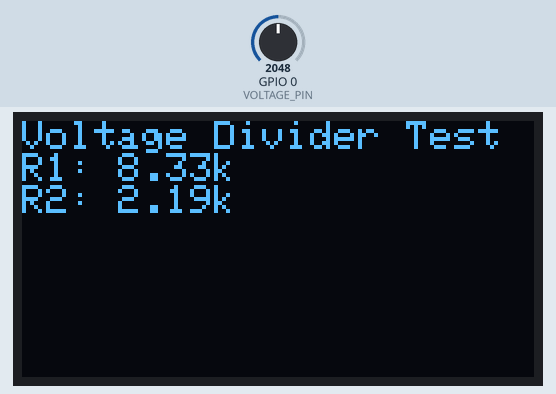
The sketch below on a simulated ESP32-C3. Parts: 128×64 one-colour display. The inputs (shaded band) are chosen by the test bench; at power-on: GPIO 0 (VOLTAGE_PIN) = 2048. What the sketch prints to the serial monitor is not drawn.

Above: at 1.1 s.
At 4.2 s:
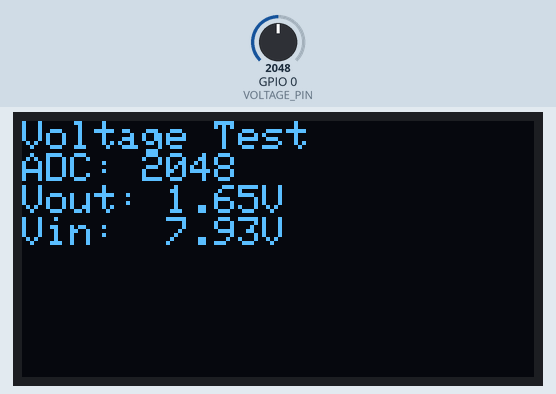
4.3 s: GPIO 0 (VOLTAGE_PIN) set to 2866
At 6.3 s:
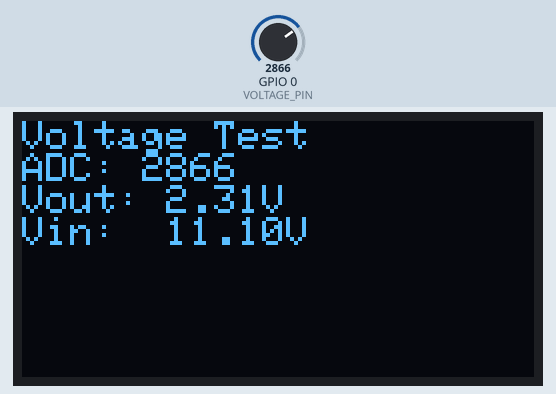
6.6 s: GPIO 0 (VOLTAGE_PIN) set to 3603
At 7.6 s:
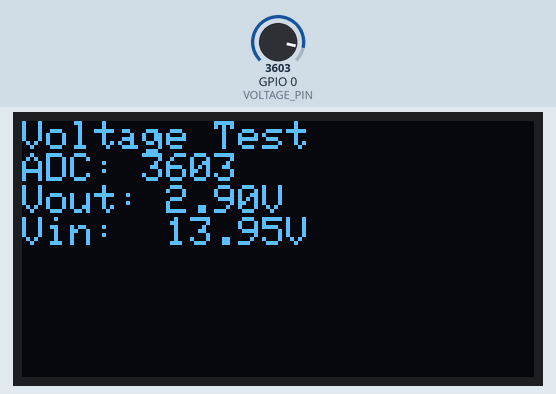
8.6 s: GPIO 0 (VOLTAGE_PIN) set to 4095
At 9.8 s:
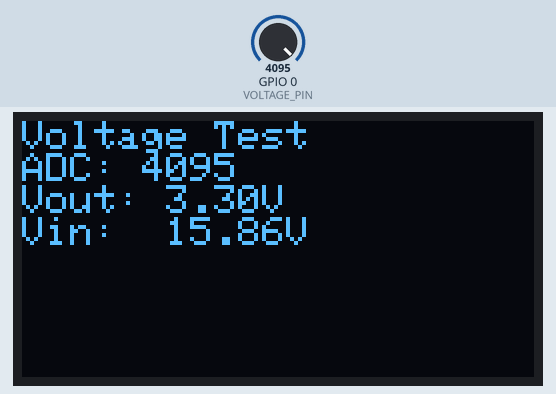
Timing chart, 0 to 11.6 s (numbered marks = the images above; inputs shaded):
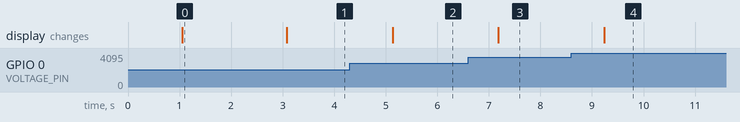

The sketch:

voltage_divider_test.ino
```cpp
// MOVE FILE: This file should be moved to 'MAIN_ESP32C3/Project reload/main_controller/voltage_divider_test/voltage_divider_test.ino' for independent compilation.
// Voltage Divider Test for ESP32C3
// Measures voltage using a voltage divider on pin 0
// Adjust R1 and R2 as per your circuit

#define VOLTAGE_PIN 0  // ADC2: Pin 0 (adjust as needed)

// Voltage divider resistor values (in ohms)
const float R1 = 8332.0; // Top resistor (8.332k)
const float R2 = 2190.0; // Bottom resistor (2.19k)

// ESP32 ADC properties
const float ADC_MAX = 4095.0; // 12-bit ADC
const float VREF = 3.3;       // Reference voltage (V)

#include <Wire.h>
#include <Adafruit_GFX.h>
#include <Adafruit_SSD1306.h>

#define SCREEN_WIDTH 128
#define SCREEN_HEIGHT 64
Adafruit_SSD1306 display(SCREEN_WIDTH, SCREEN_HEIGHT, &Wire, -1);

void setup() {
  Serial.begin(115200);
  delay(1000);
  Serial.println("Voltage Divider Test");
  Serial.print("R1: "); Serial.print(R1 / 1000.0, 3); Serial.println(" kOhm");
  Serial.print("R2: "); Serial.print(R2 / 1000.0, 3); Serial.println(" kOhm");

  Wire.begin(3, 2); // SDA=3, SCL=2 as in your main_controller.ino
  display.begin(SSD1306_SWITCHCAPVCC, 0x3C);
  display.clearDisplay();
  display.setTextSize(1);
  display.setTextColor(SSD1306_WHITE);
  display.setCursor(0, 0);
  display.println("Voltage Divider Test");
  display.print("R1: "); display.print(R1 / 1000.0, 2); display.println("k");
  display.print("R2: "); display.print(R2 / 1000.0, 2); display.println("k");
  display.display();
  delay(2000);
}

void loop() {
  int adcValue = analogRead(VOLTAGE_PIN);
  float vOut = (adcValue / ADC_MAX) * VREF;
  float vIn = vOut * (R1 + R2) / R2;

  Serial.print("ADC Value: ");
  Serial.print(adcValue);
  Serial.print(" | Vout: ");
  Serial.print(vOut, 3);
  Serial.print(" V | Vin: ");
  Serial.print(vIn, 3);
  Serial.println(" V");

  display.clearDisplay();
  display.setTextSize(1);
  display.setTextColor(SSD1306_WHITE);
  display.setCursor(0, 0);
  display.println("Voltage Test");
  display.print("ADC: "); display.println(adcValue);
  display.print("Vout: "); display.print(vOut, 2); display.println("V");
  display.print("Vin:  "); display.print(vIn, 2); display.println("V");
  display.display();

  delay(1000);
} 
```

Measured:
- after the input at 4.3 s, the display: changes after 0.83 s (image 2)
- after the input at 6.6 s, the display: changes after 0.59 s (image 3)
- after the input at 8.6 s, the display: changes after 0.64 s (image 4)
- what the display in image 0 shows lasts 2.0 s, from 1.1 s to 3.1 s
